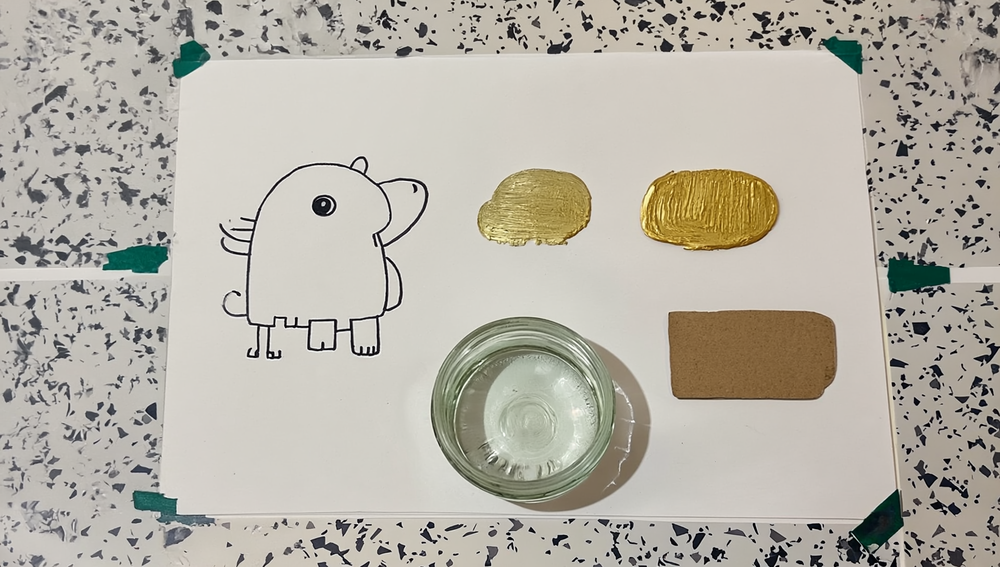
#> input picture sealed/requests/real/rescue-kf-4.1.png, 1000 x 567 px, shrunk from 1920 x 1088 before the run
$ python -i make_crops.py   (imports and definitions only)
#> lines starting #> are read from the running program, lines starting #| are printed output that depends on the picture; after the words box and inside, x2 and y2 are one past the last pixel; in counts of white or black regions, pixels touching at a corner belong together
#> further down, picture is the input picture: shape (567, 1000, 3); mean B, G, R 167.1, 177.7, 182.1
#!/usr/bin/env python3
"""The creature crops from the flat scan: one RGBA PNG per material and creature/scan/crops.json.

    uv run python tools/make_crops.py raw/scan-a.JPG [--out creature/scan]

The scan is one top-down photo of the final page (capture/PROTOCOL.md, "The flat scan"). The three creatures
sit in a row, ink left, gold centre, paper right. Each is found as the largest blob in its third of the page:
  ink    dark pixels (the drawn line), closed and filled, so the cut-out is the drawing's whole silhouette;
  gold   pixels clearly off the page's white in saturation (the paint), filled;
  paper  the same for the cut paper.
The alpha channel is that silhouette (255 inside, 0 outside); the RGB is the scan itself. Each crop is the
silhouette's bounding box plus a 12 px margin. The source scan's SHA-256 and the boxes go into crops.json, so
a re-run on the same file gives the same crops. Nothing here is generated: it is a cut-out of the photo.
"""
from __future__ import annotations

import argparse
import hashlib
import json
from pathlib import Path

import cv2
import numpy as np

ROOT = Path(__file__).resolve().parent.parent
MARGIN = 12
MATERIALS = ("ink", "gold", "paper")


def page_box(bgr):
    """The sheet: the largest bright, low-saturation region."""
    hsv = cv2.cvtColor(bgr, cv2.COLOR_BGR2HSV)
#> hsv: shape (567, 1000, 3); mean H, S, V 26.6, 28, 183.2
    white = ((hsv[..., 1] < 40) & (hsv[..., 2] > 170)).astype(np.uint8)
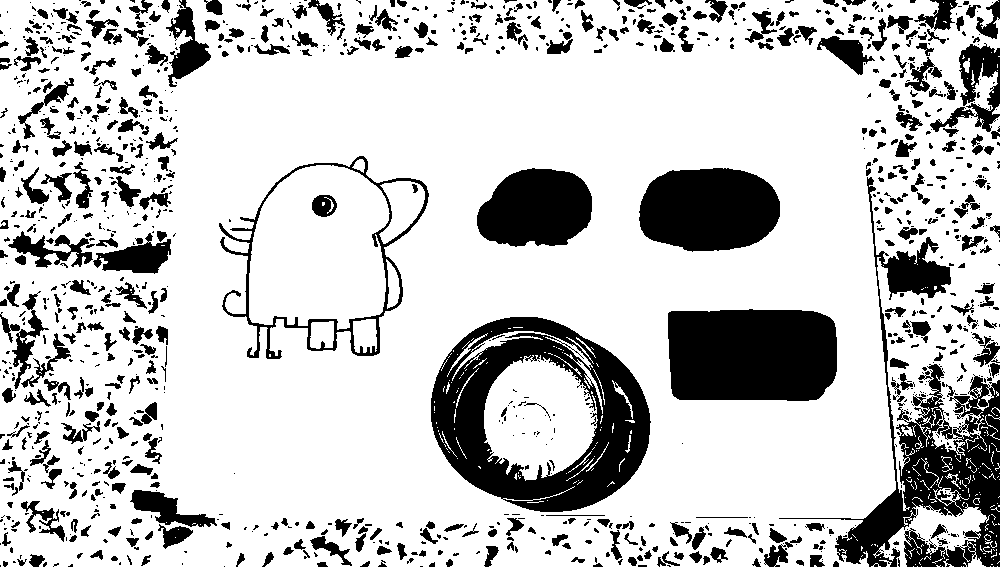
#> white: shape (567, 1000); values 0 (black) and 1 (white), 77.9% white; 1211 black regions (747 under 20 px), largest, box (x1, y1, x2, y2) and area: (431, 317, 651, 512) 20445, (779, 177, 1000, 567) 17648, (668, 309, 837, 401) 14611
    white = cv2.morphologyEx(white, cv2.MORPH_CLOSE, np.ones((25, 25), np.uint8))
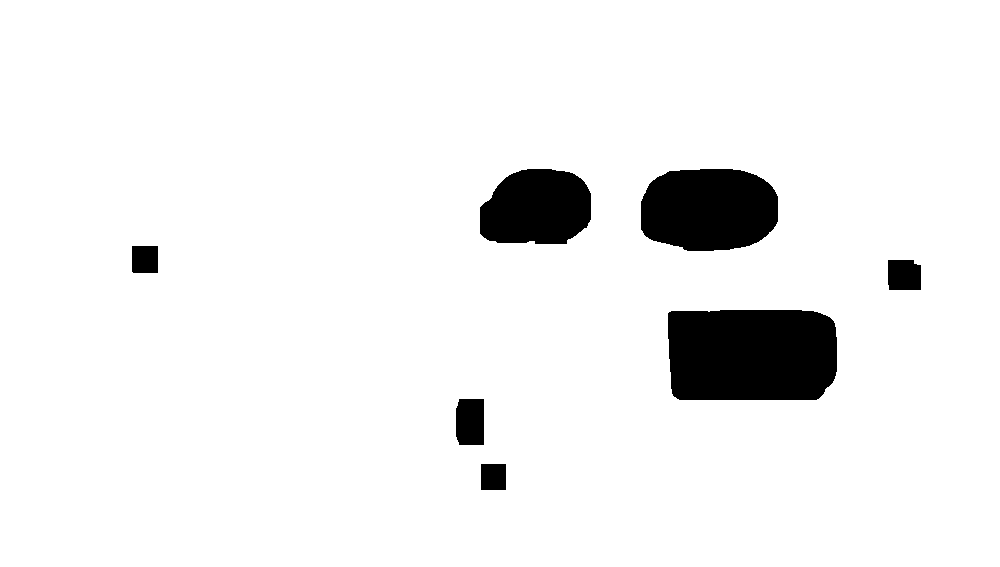
#> white: shape (567, 1000); values 0 (black) and 1 (white), 93.9% white; 7 black regions, largest, box (x1, y1, x2, y2) and area: (668, 310, 837, 400) 14585, (641, 169, 778, 251) 9575, (480, 169, 591, 244) 6939
    n, lab, st, _ = cv2.connectedComponentsWithStats(white)
#> n = 2; st = [[132, 169, 789, 321, 34656], [0, 0, 1000, 567, 532344]]
    i = 1 + int(np.argmax(st[1:, cv2.CC_STAT_AREA]))
#> i = 1
    x, y, w, h = st[i, :4]
#> x = 0; y = 0; w = 1000; h = 567
    return x, y, w, h


# [57 lines left out: functions silhouette, main, not called in this run]


# [2 lines not run here, left out]

>>> import cv2
>>> picture = cv2.imread('../sealed/requests/real/rescue-kf-4.1.png')
>>> result = page_box(picture)
#> result = (0, 0, 1000, 567)

$ run again, on sealed/requests/real/rescue-take-4.1.png
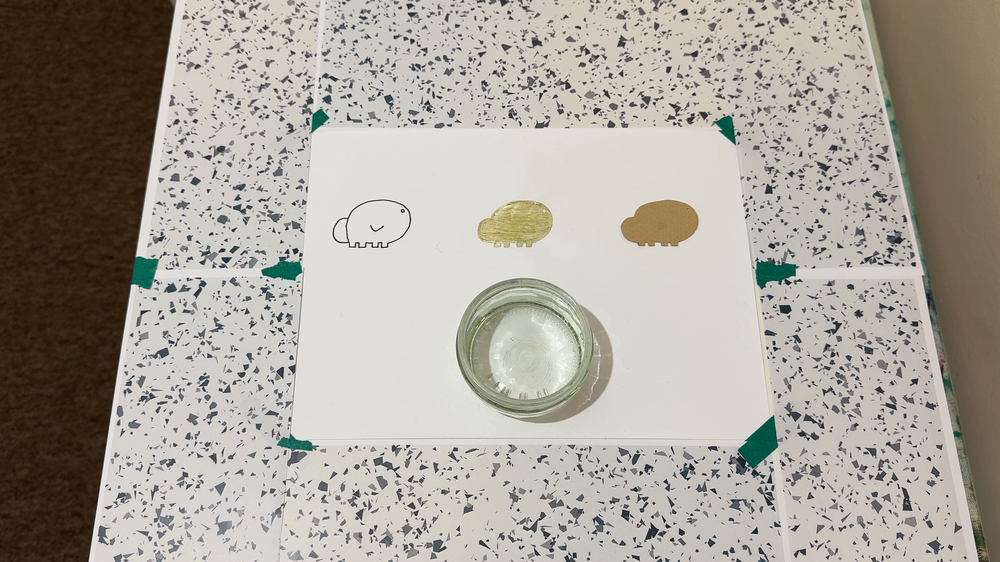
#> input picture sealed/requests/real/rescue-take-4.1.png, 1000 x 562 px, shrunk from 1920 x 1080 before the run
#> picture is the input picture: shape (562, 1000, 3); mean B, G, R 154.7, 164.1, 169.9
#> hsv: shape (562, 1000, 3); mean H, S, V 24.8, 43.6, 170.9
#> in page_box, `white = ((hsv[..., 1] < 40) & (hsv[..., 2] > 170)).astype(np.uint8)`:
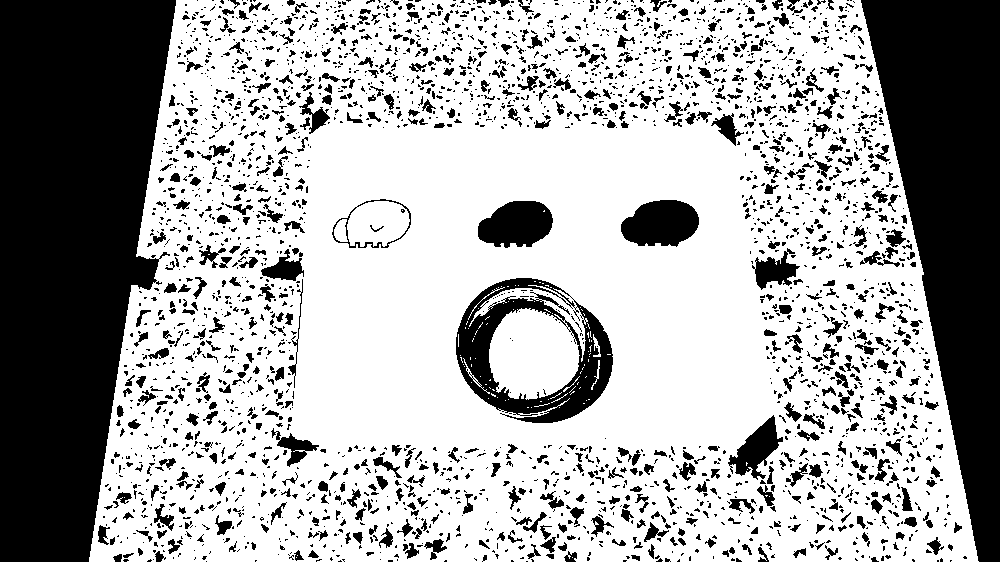
#> white: shape (562, 1000); values 0 (black) and 1 (white), 66.7% white; 2992 black regions (2268 under 20 px), largest, box (x1, y1, x2, y2) and area: (0, 0, 176, 562) 75067, (861, 0, 1000, 562) 43876, (456, 278, 613, 423) 8743
#> in page_box, `white = cv2.morphologyEx(white, cv2.MORPH_CLOSE, np.ones((25, 25), np...`:
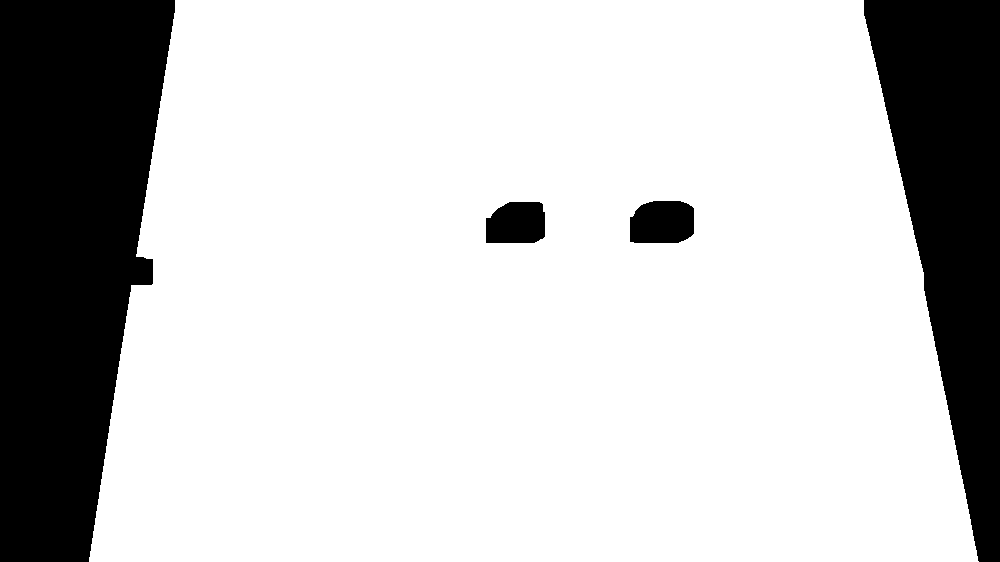
#> white: shape (562, 1000); values 0 (black) and 1 (white), 78.1% white; 4 black regions, box (x1, y1, x2, y2) and area: (0, 0, 175, 562) 74882, (864, 0, 1000, 562) 43836, (630, 201, 694, 243) 2431, (486, 202, 545, 243) 2173
#> n = 2; st = [[0, 0, 1000, 562, 123322], [89, 0, 890, 562, 438678]]
#> i = 1
#> x = 89; y = 0; w = 890; h = 562
#> result = (89, 0, 890, 562)
